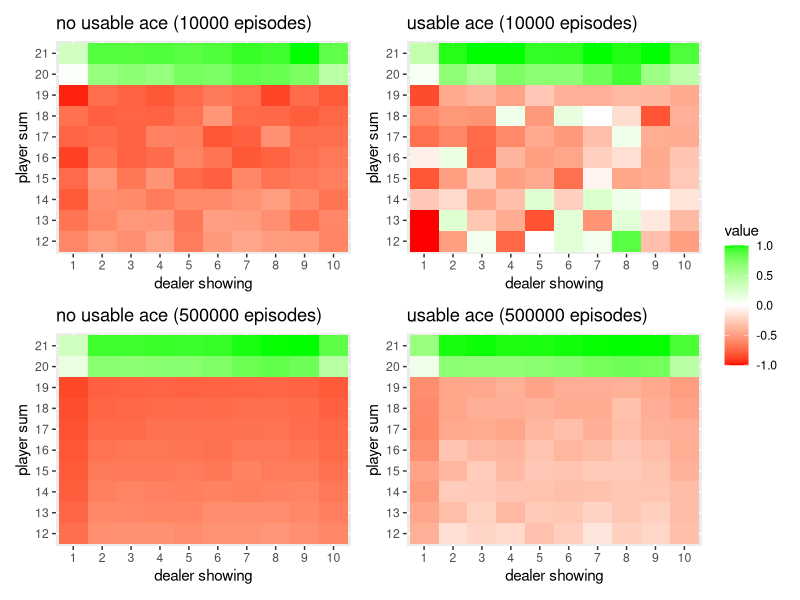

The R script that drew this image:
library(tidyverse)
library(reshape2)
library(patchwork)


resample <- function(x, ...)
  x[sample.int(length(x), ...)]


deal_card <- function(){
  card <- resample(1:13, 1) %>% 
    min(10)
  return(card)
}


is_bust <- function(player_sum){
  return(player_sum > 21)
}


episode <- function(init_state = NULL, init_action = NULL){
  
  if(is.null(init_state)){
    #init the game if no 'init_state' specified
    dealer_card <- deal_card()
    player_card1 <- deal_card()
    player_card2 <- deal_card()
  } else {
    # for user input state:
    # init_state must be a vector of 3 (dealer_card, player_card1, player_card2)
    dealer_card <- init_state[[1]]
    player_card1 <- init_state[[2]]
    player_card2 <- init_state[[3]]
  }
  
  dealer_hidden_card <- deal_card()
  has_ace <- player_card1 == 1 | player_card2 == 1
  player_sum <- player_card1 + player_card2 + ifelse(has_ace, 10, 0)
  player_natrual <- player_sum == 21

  count <- 1
  episode_states <- list()
  
  # for user input action: 
  if(!is.null(init_action)){
    #'init_action' must be 1(hit) or 0(stick)
    
    if(init_action == 1) {
      
      episode_states[[count]] <-
        list(
          "dealer_card" = dealer_card,
          "player_sum" = player_sum,
          "has_ace" = has_ace
        )
      
      new_card <- deal_card()
      player_sum <- player_sum + new_card
      if(!has_ace & new_card == 1){
        player_sum <- player_sum + 10
        has_ace <- TRUE
      }
      if(player_sum > 21 & has_ace){
        player_sum <- player_sum - 10
        has_ace <- FALSE
      }
      count <- count + 1
      
    } else if(init_action == 0) {
      break
    }
  }
  
  while(TRUE){
    
    episode_states[[count]] <-
      list(
        "dealer_card" = dealer_card,
        "player_sum" = player_sum,
        "has_ace" = has_ace
      )
    
    if(policy[dealer_card, player_sum, has_ace + 1] == 0) ## 0 for stick
      break
    
    # drawing card
    new_card <- deal_card()
    player_sum <- player_sum + new_card
    if(!has_ace & new_card == 1){
      player_sum <- player_sum + 10
      has_ace <- TRUE
    }
    if(player_sum > 21 & has_ace){
      player_sum <- player_sum - 10
      has_ace <- FALSE
    } 
    
    if(is_bust(player_sum))
      break
    
    count <- count + 1
  }
  
  outcome <- outcome(dealer_card, dealer_hidden_card, player_sum, player_natrual)
  
  learn(outcome, episode_states)
  return(list("outcome" = outcome, "episode_states" = episode_states))
}


learn <- function(outcome, episode){
  for(state in episode){
    dealer_card <- state[["dealer_card"]]
    player_sum <- state[["player_sum"]]
    has_ace <- state[["has_ace"]]
    ace <- has_ace + 1
    
    if(player_sum > 11){
      N[dealer_card, player_sum, ace] <<- N[dealer_card, player_sum, ace] + 1   
      
      V[dealer_card, player_sum, ace] <<- V[dealer_card, player_sum, ace] +
        (outcome - V[dealer_card, player_sum, ace]) /  N[dealer_card, player_sum, ace]
    }
  }
}

  
outcome <- function(dealer_card, dealer_hidden_card, player_sum, is_player_natrual){
  
  dealer_ace <- dealer_card == 1 | dealer_hidden_card == 1
  dealer_sum <- dealer_card + dealer_hidden_card
  if(dealer_ace)
    dealer_sum <- dealer_sum + 10
  
  dealer_natural <- dealer_sum == 21
  
  if(dealer_natural & is_player_natrual)
    return(0)
  if(dealer_natural)
    return(-1)
  if(is_player_natrual)
    return(1)
  if(is_bust(player_sum))
    return(-1)
  
  while(dealer_sum < 17){
    new_card <- deal_card()
    dealer_sum <- dealer_sum + new_card
    
    if(!dealer_ace & new_card == 1){
      dealer_sum <- dealer_sum + 10
      dealer_ace <- TRUE
    }
    if(dealer_ace & dealer_sum > 21){
      dealer_sum <- dealer_sum - 10
      dealer_ace <- FALSE
    }
  }
  
  if(dealer_sum > 21)
    return(1)
  if(dealer_sum > player_sum)
    return(-1)
  if(dealer_sum == player_sum)
    return(0)
  
  return(1)
}


experimnet <- function(num_episodes = 500000) {
  N <<- V <<- array(0, dim = c(10, 21, 2))
  policy <<- array(1, dim = c(10, 21, 2))
  policy[, 20:21, ] <<- 0
  
  for(i in seq_len(num_episodes)){
    episode()
  }
}




# plotting figure 5.1

plot_fig5.1 <- function(is_3d = FALSE){
  
  experimnet(10000)
  
  p1 <- melt(V[, 12:21, 1]) %>% 
    mutate(Var2 = as.factor(Var2 + 11), Var1 = as.factor(Var1)) %>% 
    ggplot(aes(Var1, Var2)) +
    geom_tile(aes(fill = value)) + 
    scale_fill_gradient2(low = "red", mid = "white", high = "green") +
    guides(fill = FALSE) +
    labs(x = "dealer showing", y = "player sum", title = "no usable ace (10000 episodes)")
  
  
  p2 <- melt(V[, 12:21, 2]) %>% 
    mutate(Var2 = as.factor(Var2 + 11), Var1 = as.factor(Var1)) %>% 
    ggplot(aes(Var1, Var2)) +
    geom_tile(aes(fill = value)) + 
    scale_fill_gradient2(low = "red", mid = "white", high = "green") +
    labs(x = "dealer showing", y = "player sum", title = "usable ace (10000 episodes)")

  
  
  experimnet(500000)
  
  
  # if(is_3d){
  #   p3 <- plot_ly(z = V[, 12:21, 1], scene='scene3') %>% 
  #     add_surface() %>% 
  #     layout(showlegend = F, title = "no usable ace (500000 episodes)")
  #   
  #   p4 <- plot_ly(z = V[, 12:21, 2], scene='scene4') %>% 
  #     add_surface() %>% 
  #     layout(showlegend = F, title = "usable ace (500000 episodes)")
  #   
  #   subplot(p1, p2, p3, p4, nrows = 2)
  #   
  # } else {
  p3 <- melt(V[, 12:21, 1]) %>% 
    mutate(Var2 = as.factor(Var2 + 11), Var1 = as.factor(Var1)) %>% 
    ggplot(aes(Var1, Var2)) +
    geom_tile(aes(fill = value)) + 
    scale_fill_gradient2(low = "red", mid = "white", high = "green") +
    guides(fill = FALSE) +
    labs(x = "dealer showing", y = "player sum", title = "no usable ace (500000 episodes)")
  
  p4 <- melt(V[, 12:21, 2]) %>% 
    mutate(Var2 = as.factor(Var2 + 11), Var1 = as.factor(Var1)) %>% 
    ggplot(aes(Var1, Var2)) +
    geom_tile(aes(fill = value)) + 
    scale_fill_gradient2(low = "red", mid = "white", high = "green") +
    guides(fill = FALSE) +
    labs(x = "dealer showing", y = "player sum",  title = "usable ace (500000 episodes)")
  
  wrap_plots(p1, p2, p3, p4, ncol = 2) + 
    plot_layout(guides = "collect")
  # }
}


# plot_fig5.1_3d <- function(){
# library(plotly)  # for 3d plots
###----------- this function will work but not so good

#   experimnet(10000)
#   
#     p1 <- plot_ly(z = V[, 12:21, 1], scene='scene1') %>%
#       add_surface() %>%
#       layout(title = "no usable ace (10000 episodes)")
# 
#     p2 <- plot_ly(z = V[, 12:21, 2], scene='scene2') %>%
#       add_surface() %>%
#       layout(showlegend = F, title = "usable ace (10000 episodes)")
# 
#   experimnet(500000)
#   
#     p3 <- plot_ly(z = V[, 12:21, 1], scene='scene3') %>%
#       add_surface() %>%
#       layout(showlegend = F, title = "no usable ace (500000 episodes)")
# 
#     p4 <- plot_ly(z = V[, 12:21, 2], scene='scene4') %>%
#       add_surface() %>%
#       layout(showlegend = F, title = "usable ace (500000 episodes)")
# 
#     subplot(p1, p2, p3, p4, nrows = 2)
# }




plot_fig5.1()

